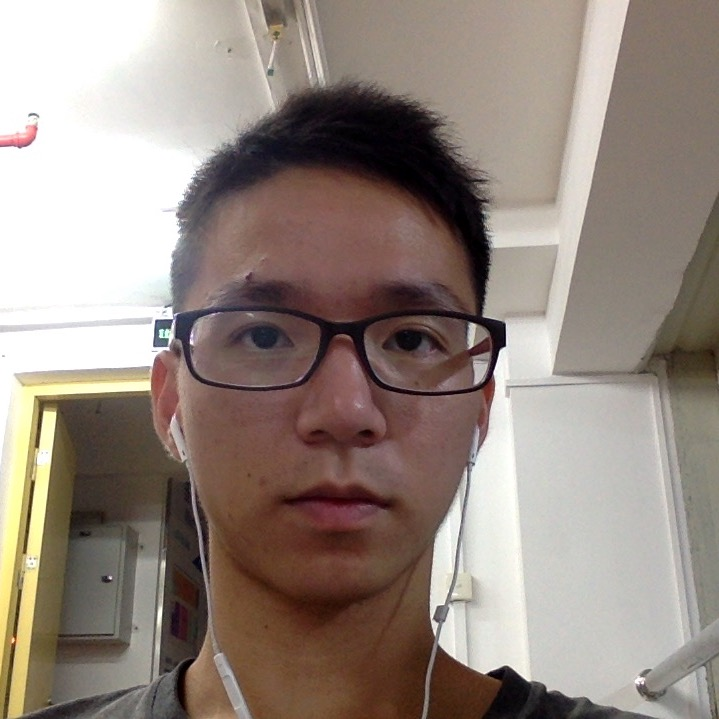
#> input picture openCV3 units/hi.jpg, 719 x 719 px
$ python Canny.py
#> lines starting #> are read from the running program, lines starting #| are printed output that depends on the picture
# -*-coding:utf-8 -*-

import cv2
import numpy as np

"""
Canny函数一行就能识别出边缘
算法非常复杂，用了5个步骤
A.高斯滤波器去燥 B.计算梯度 C.边缘上使用非最大抑制(NMS)
D.检测到的边缘上用双阀值去除假阳性
E.分析所有边缘及期间连接以保留真正边缘，消除不明显边缘
"""

img = cv2.imread("hi.jpg", 0)
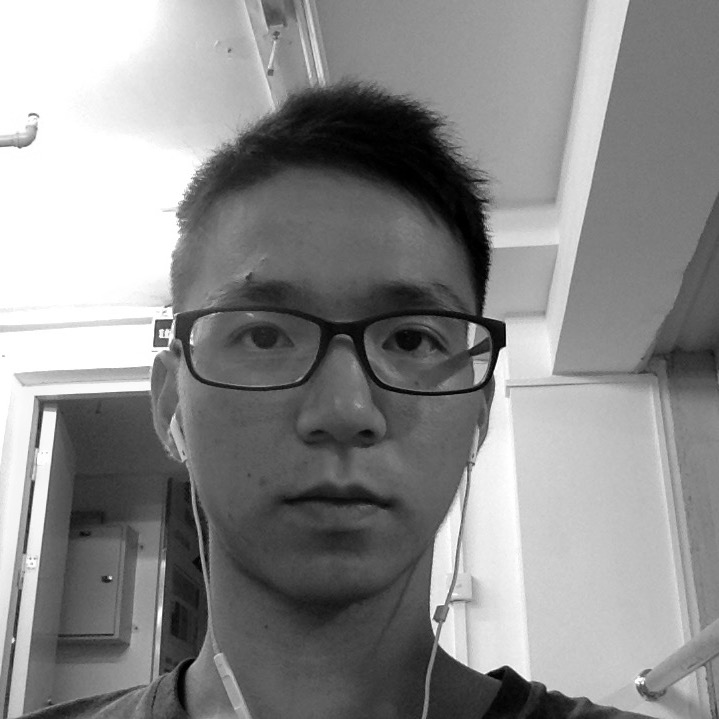
#> img: shape (719, 719); min 0, max 255, mean 139.1
cv2.imwrite("canny.jpg", cv2.Canny(img, 200, 300))
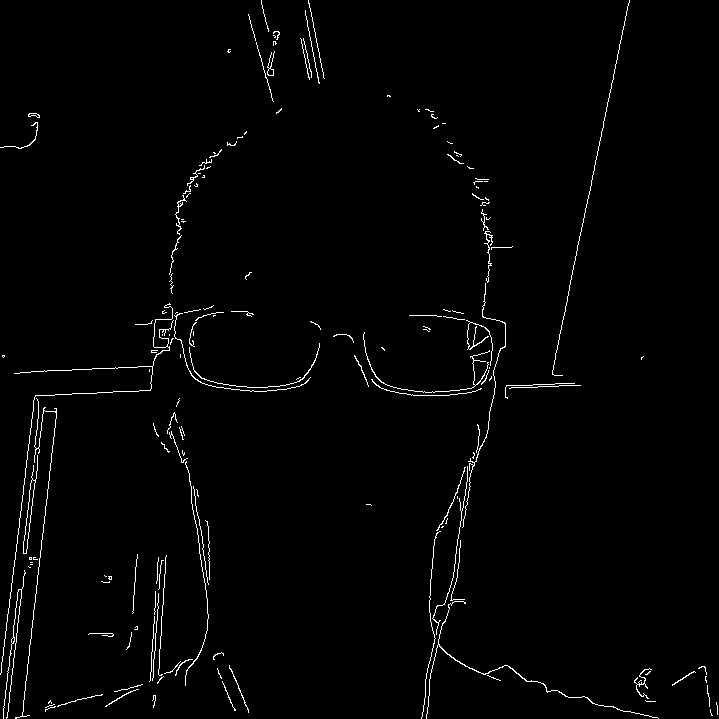
#> saved as canny.jpg: shape (719, 719); 1.5% white in thin lines or dots
cv2.imshow("canny", cv2.imread("canny.jpg"))
cv2.waitKey()
cv2.destroyAllWindows()
